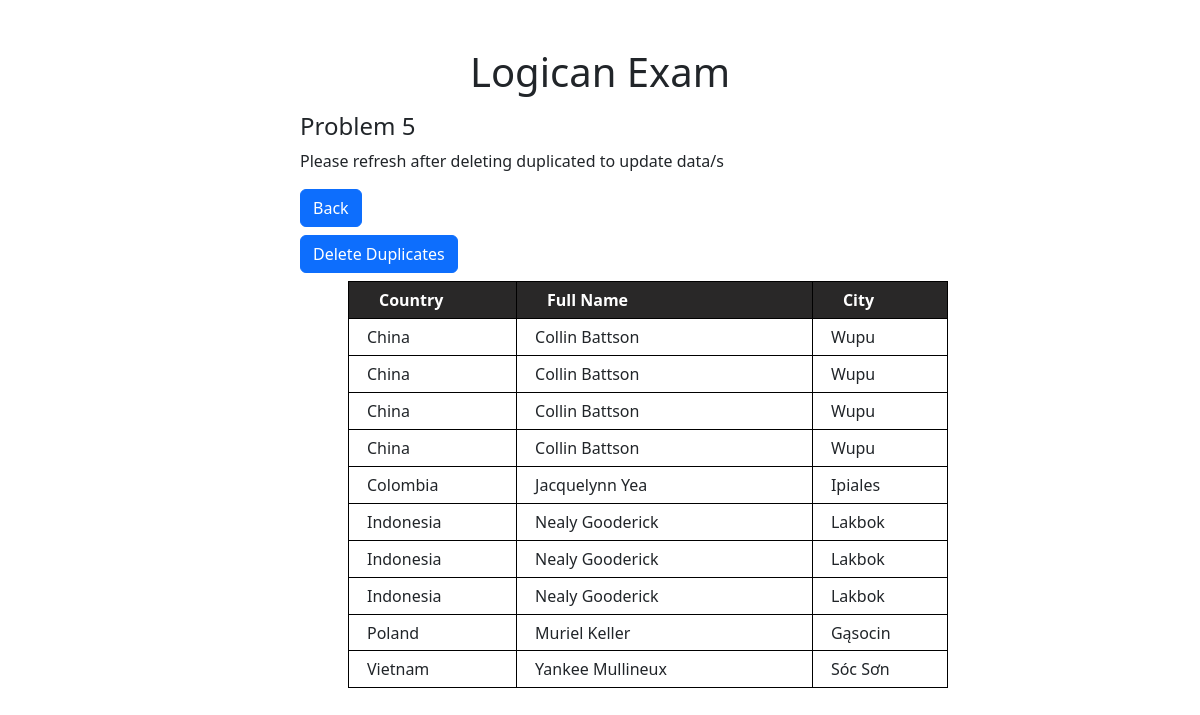
The page /pages/problem5.php on the database its author committed.
### tables this page shows
CREATE TABLE `problem_five` (
  `id` int(11) NOT NULL,
  `country` varchar(255) NOT NULL,
  `fullname` varchar(255) NOT NULL,
  `city` varchar(255) NOT NULL
);

### class/Problem5.class.php (called while the page is built, shortened)
<?php
class Problem5 extends Db{
    public function fetchProblem5(){
        $con = $this->connect();
        $stmt = "SELECT * FROM problem_five ORDER BY country, fullname, city ;";
        $stmt2 = $con->prepare($stmt);
        $stmt2->execute();
        return $stmt2->fetchAll(PDO::FETCH_ASSOC);
    }
}

### pages/problem5.php (the view, shortened to what this page needs)
<?php
include_once '../class/Problem5.class.php';
include '../partials/header.php';
$problem5 = new Problem5;
$fetchProblem5 = $problem5->fetchProblem5();
    $tr = "";
    foreach ($fetchProblem5 as $data) {
        $tr .= "<tr class=''>
            <td>" .$data['country'] . "</td>
            <td>" .$data['fullname'] . "</td>
            <td>" .$data['city'] . "</td>
        </tr>";
    }
?>
<section>
    <div class="table-fetch">
        <h1 class="mt-5 text-center">Logican Exam</h1>
        <h4 class="mt-3">Problem 5</h4>
        <p>Please refresh after deleting duplicated to update data/s</p>
        <a href="../index.php" class="btn btn-primary mb-2">Back</a>
        <form action="problem5.php" method="post">
            <button type="submit" name="submit" class="btn btn-primary">Delete Duplicates</button>
        </form>
        <table class="table-problem-1 ms-5 mt-2 mb-5 ">
            <thead>
                <tr>
                <th scope="col">Country</th>
                <th scope="col">Full Name</th>
                <th scope="col">City</th>
                </tr>
            </thead>
            <tbody>
                <?=$tr?>
            </tbody>
        </table>
    </div>
</section>
<?php include '../partials/footer.php'; ?>

### css/main.css (style rules this page uses)
.table-fetch { max-width: 50%; margin: auto; }
.table-problem-1 { width: 100%; }
.table-problem-1 th { border: 1px solid black; background-color: rgba(18, 17, 17, 0.9); color: white; padding: 1% 5% 1% 5%; }
.table-problem-1 tr { border: none; }
.table-problem-1 td { border: 1px solid black; padding: 1% 3% 1% 3%; }

### rows shown on the page
problem_five: country "China", fullname "Collin Battson", city "Wupu"
problem_five: country "China", fullname "Collin Battson", city "Wupu"
problem_five: country "China", fullname "Collin Battson", city "Wupu"
problem_five: country "China", fullname "Collin Battson", city "Wupu"
problem_five: country "Colombia", fullname "Jacquelynn Yea", city "Ipiales"
problem_five: country "Indonesia", fullname "Nealy Gooderick", city "Lakbok"
problem_five: country "Indonesia", fullname "Nealy Gooderick", city "Lakbok"
problem_five: country "Indonesia", fullname "Nealy Gooderick", city "Lakbok"
problem_five: country "Poland", fullname "Muriel Keller", city "Gąsocin"
problem_five: country "Vietnam", fullname "Yankee Mullineux", city "Sóc Sơn"
